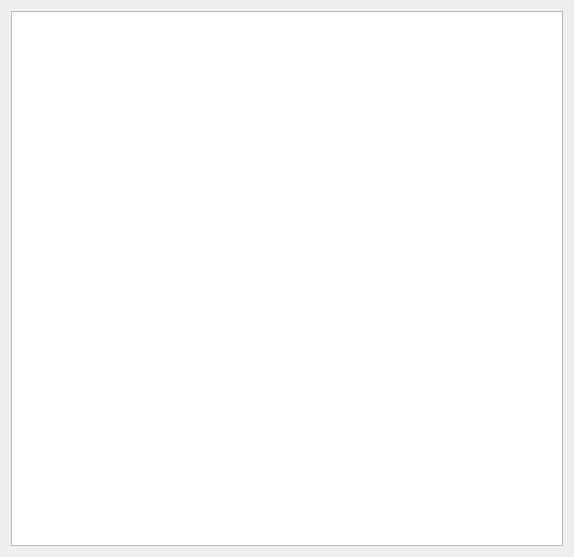
<?xml version="1.0" encoding="UTF-8"?>
<ui version="4.0">
 <class>VEUnitset</class>
 <widget class="QWidget" name="VEUnitset">
  <property name="geometry">
   <rect>
    <x>0</x>
    <y>0</y>
    <width>574</width>
    <height>557</height>
   </rect>
  </property>
  <property name="windowTitle">
   <string>Form</string>
  </property>
  <layout class="QVBoxLayout" name="verticalLayout">
   <item>
    <widget class="QListView" name="lv"/>
   </item>
  </layout>
 </widget>
 <resources/>
 <connections/>
</ui>
